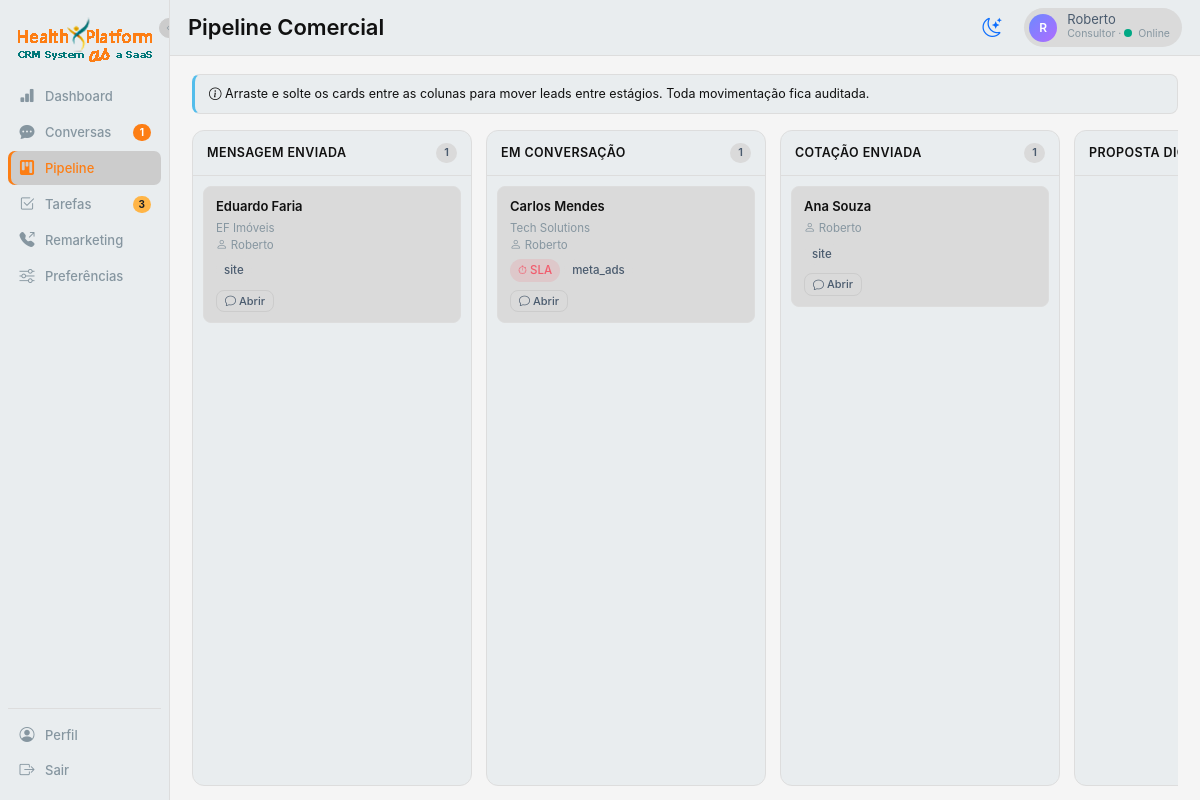
/pipeline (signed in), run on the app's committed database.
### app.py (models this page shows, shortened)
class User(db.Model):
    __tablename__ = 'users'
    id = db.Column(db.Integer, primary_key=True)
    name = db.Column(db.String(120), nullable=False)
    email = db.Column(db.String(120), unique=True, nullable=False)
    password_hash = db.Column(db.String(255), nullable=False)
    role = db.Column(db.String(20), default='consultor')
    weekly_quota = db.Column(db.Integer, default=20)
    is_online = db.Column(db.Boolean, default=True)
    is_active = db.Column(db.Boolean, default=True)
    is_blocked = db.Column(db.Boolean, default=False)
    blocked_reason = db.Column(db.String(255), default='')
    created_at = db.Column(db.DateTime, default=datetime.utcnow)
    manager_id = db.Column(db.Integer, db.ForeignKey('users.id'))
    manager = db.relationship('User', remote_side=[id], backref='subordinados')
    favorite_templates = db.Column(db.String(255), default='')
    favorite_followups = db.Column(db.String(255), default='')
    cadence_per_day = db.Column(db.Integer, default=2)
    cadence_days = db.Column(db.Integer, default=3)
    cadence_interval_hours = db.Column(db.Integer, default=3)

class Lead(db.Model):
    __tablename__ = 'leads'
    id = db.Column(db.Integer, primary_key=True)
    name = db.Column(db.String(120), nullable=False)
    phone = db.Column(db.String(40))
    email = db.Column(db.String(120))
    company = db.Column(db.String(120))
    source = db.Column(db.String(60), default='manual')
    source_visible_to_consultor = db.Column(db.Boolean, default=False)
    stage = db.Column(db.String(40), default='mensagem_enviada')
    owner_id = db.Column(db.Integer, db.ForeignKey('users.id'))
    tags = db.Column(db.String(255), default='')
    notes = db.Column(db.Text, default='')
    created_at = db.Column(db.DateTime, default=datetime.utcnow)
    last_message_at = db.Column(db.DateTime)
    last_inbound_at = db.Column(db.DateTime)
    last_outbound_at = db.Column(db.DateTime)
    sent_without_response = db.Column(db.Integer, default=0)
    tem_cnpj = db.Column(db.Boolean)
    categoria = db.Column(db.String(20))
    vidas = db.Column(db.Integer)
    preferencia_contato = db.Column(db.String(20), default='whatsapp')
    budget = db.Column(db.Float, default=0.0)
    moved_to_remarketing_at = db.Column(db.DateTime)
    fups_sent_today = db.Column(db.Integer, default=0)
    fups_last_date = db.Column(db.Date)
    stage_entered_at = db.Column(db.DateTime, default=datetime.utcnow)
    owner = db.relationship('User', backref='leads')
    @property
    def sla_minutes(self):
        if not self.last_inbound_at:
            return None
        if self.last_outbound_at and self.last_outbound_at > self.last_inbound_at:
            return None
        delta = datetime.utcnow() - self.last_inbound_at
        return int(delta.total_seconds() // 60)

### app.py (the view)
@app.route('/pipeline')
@login_required
def pipeline():
    run_automations()
    u = current_user()
    q = Lead.query
    if u.role != 'admin':
        q = q.filter(Lead.owner_id == u.id)
    leads = q.order_by(desc(Lead.last_message_at)).all()
    columns = {stage_id: [] for stage_id, _ in PIPELINE_STAGES}
    for lead in leads:
        if lead.stage in columns:
            columns[lead.stage].append(lead)
    return render_template('pipeline.html', columns=columns)

### app.py (called while the page is built, shortened)
def current_user():
    uid = session.get('user_id')
    if not uid:
        return None
    return db.session.get(User, uid)

def login_required(f):
    @wraps(f)
    def wrap(*args, **kwargs):
        if not session.get('user_id'):
            return redirect(url_for('login'))
        return f(*args, **kwargs)
    return wrap

def filter_leads_by_visibility(query, user):
    if user.role == 'master':
        return query
    if user.role == 'coordenador':
        return query.filter(Lead.owner_id.in_(visible_user_ids(user)))
    if user.role == 'lider':
        return query.filter(db.false())
    if user.role == 'admin':
        return query
    return query.filter(Lead.owner_id == user.id)

def run_automations():
    today = date.today()
    rule = DistributionRule.query.first()
    cold_days = rule.cold_after_days if rule else 3
    threshold = datetime.utcnow() - timedelta(days=cold_days)
    leads_to_reset = Lead.query.filter(
        db.or_(Lead.fups_last_date.is_(None), Lead.fups_last_date < today)
    ).all()
    for lead in leads_to_reset:
        lead.fups_sent_today = 0
        lead.fups_last_date = today
    remarketing_targets = Lead.query.filter(
        Lead.moved_to_remarketing_at.is_(None),
        Lead.last_outbound_at.isnot(None),
        Lead.last_outbound_at < threshold,
        Lead.sent_without_response >= 3,
    ).all()
    db.session.commit()

### templates/pipeline.html (shortened to what this page needs)
{% extends 'base.html' %}
{% set active_nav = 'pipeline' %}
{% block page_title %}Pipeline Comercial{% endblock %}
{% block content %}
<div class="alert alert-info mb-3" style="font-size:12.5px;">
  <i class="bi bi-info-circle"></i> Arraste e solte os cards entre as colunas para mover leads entre estágios. Toda movimentação fica auditada.
</div>
<div class="kanban-board">
  {% for sid, label in PIPELINE_STAGES %}
  <div class="kanban-col">
    <div class="kanban-col-header">
      <span class="name">{{ label }}</span>
      <span class="count">{{ columns[sid]|length }}</span>
    </div>
    <div class="kanban-col-body" data-stage="{{ sid }}">
      {% for lead in columns[sid] %}
      <div class="kanban-card" data-lead-id="{{ lead.id }}">
        <div class="card-name">{{ lead.name }}</div>
        <div class="card-meta">
          {% if lead.company %}{{ lead.company }}<br>{% endif %}
          {% if lead.owner %}<i class="bi bi-person"></i> {{ lead.owner.name }}{% endif %}
        </div>
        <div class="card-tags">
          {% if lead.sla_minutes and lead.sla_minutes > 60 %}
            <span class="chip danger">⏱ SLA</span>
          {% endif %}
          {% if lead.source %}<span class="chip">{{ lead.source }}</span>{% endif %}
        </div>
        <div style="margin-top:8px;">
          <a href="{{ url_for('conversas', lead=lead.id) }}" class="btn btn-sm btn-ghost" style="font-size:11px;padding:2px 8px;">
            <i class="bi bi-chat"></i> Abrir
          </a>
        </div>
      </div>
      {% endfor %}
    </div>
  </div>
  {% endfor %}
</div>
{% endblock %}

### templates/base.html (shortened to what this page needs)
<!doctype html>
<html lang="pt-BR">
<head>
  <link href="https://cdn.jsdelivr.net/npm/bootstrap@5.3.2/dist/css/bootstrap.min.css" rel="stylesheet">
  <link href="https://cdn.jsdelivr.net/npm/bootstrap-icons@1.11.2/font/bootstrap-icons.css" rel="stylesheet">
  <link rel="stylesheet" href="{{ url_for('static', filename='css/app.css') }}">
</head>
<body data-lead-id="{{ lead_id_for_js or '' }}" data-user-id="{{ current_user.id if current_user else '' }}"
  data-user-role="{{ current_user.role if current_user else '' }}">
  {% if current_user %}
  <div class="app-shell">
    <aside class="sidebar">
      <button type="button" class="sidebar-toggle" onclick="toggleSidebar()" title="Expandir/recolher menu">
        <i class="bi bi-chevron-left"></i>
      </button>
      <div class="brand" title="CRM Conversacional">
        <img src="{{ url_for('static', filename='imgs/logo.png') }}" alt="Logo" class="logo">
      </div>
      <a href="{{ url_for('dashboard') }}" data-tip="Dashboard"
        class="nav-item {% if active_nav == 'dashboard' %}active{% endif %}">
        <i class="bi bi-bar-chart-fill"></i><span class="nav-label">Dashboard</span>
      </a>
      {% if current_user.role in ('consultor', 'master', 'coordenador') %}
      <a href="{{ url_for('conversas') }}" data-tip="Conversas"
        class="nav-item {% if active_nav == 'conversas' %}active{% endif %}">
        <i class="bi bi-chat-dots-fill"></i>
        <span class="nav-label">Conversas</span>
        {% if unread_count and unread_count > 0 %}<span class="nav-badge">{{ unread_count }}</span>{% endif %}
      </a>
      <a href="{{ url_for('pipeline') }}" data-tip="Pipeline"
        class="nav-item {% if active_nav == 'pipeline' %}active{% endif %}">
        <i class="bi bi-kanban-fill"></i><span class="nav-label">Pipeline</span>
      </a>
      <a href="{{ url_for('tarefas') }}" data-tip="Tarefas"
        class="nav-item {% if active_nav == 'tarefas' %}active{% endif %}">
        <i class="bi bi-check2-square"></i><span class="nav-label">Tarefas</span>
        {% if pending_tasks and pending_tasks > 0 %}<span class="nav-badge nav-badge-warn">{{ pending_tasks }}</span>{%
        endif %}
      </a>
      <a href="{{ url_for('remarketing') }}" data-tip="Remarketing"
        class="nav-item {% if active_nav == 'remarketing' %}active{% endif %}">
        <i class="bi bi-telephone-outbound-fill"></i><span class="nav-label">Remarketing</span>
      </a>
      {% endif %}
      {% if current_user.role in ('consultor', 'master', 'coordenador') %}
      <a href="{{ url_for('preferencias') }}" data-tip="Preferências"
        class="nav-item {% if active_nav == 'preferencias' %}active{% endif %}">
        <i class="bi bi-sliders"></i><span class="nav-label">Preferências</span>
      </a>
      {% endif %}
      <div class="nav-bottom">
        <a href="{{ url_for('perfil') }}" data-tip="Perfil"
          class="nav-item {% if active_nav == 'perfil' %}active{% endif %}">
          <i class="bi bi-person-circle"></i><span class="nav-label">Perfil</span>
        </a>
        <a href="{{ url_for('logout') }}" data-tip="Sair" class="nav-item">
          <i class="bi bi-box-arrow-right"></i><span class="nav-label">Sair</span>
        </a>
      </div>
    </aside>
    <main class="main">
      <div class="topbar">
        <div class="page-title">{% block page_title %}{% endblock %}</div>
        <button id="themeToggle" class="btn btn-link text-decoration-none theme-toggle-btn"
          title="Alternar tema claro/escuro" type="button">
          <i id="themeIcon" class="bi bi-moon-stars"></i>
        </button>
        <div class="user-chip">
          <div class="avatar">{{ current_user.name[0]|upper }}</div>
          <div>
            <div class="user-name">{{ current_user.name }}</div>
            <div class="user-role-status">
              {% if current_user.role == 'admin' %}Administrador{% else %}Consultor{% endif %}
              · <span class="status-dot {% if current_user.is_online %}online{% else %}offline{% endif %}"></span>{% if
              current_user.is_online %}Online{% else %}Offline{% endif %}
            </div>
          </div>
        </div>
      </div>
      <div class="content {% block content_class %}{% endblock %}">
        {% block content %}{% endblock %}
      </div>
    </main>
  </div>
  {% else %}
  {% block anon %}{% endblock %}
  {% endif %}
</body>
</html>

### data on the page
User: name "R", name "Roberto"
Lead: name "Eduardo Faria", company "EF Imóveis", owner.name "Roberto", source "site"
Lead: name "Carlos Mendes", company "Tech Solutions", owner.name "Roberto", shows "⏱ SLA", source "meta_ads"
Lead: name "Ana Souza", owner.name "Roberto", source "site"

### other printed values
{{ unread_count }} "1"
{{ pending_tasks }} "3"
{{ label }} "MENSAGEM ENVIADA" "EM CONVERSAÇÃO" "COTAÇÃO ENVIADA" "PROPOSTA…"
{{ columns[sid]|length }} "1" "1" "1"
